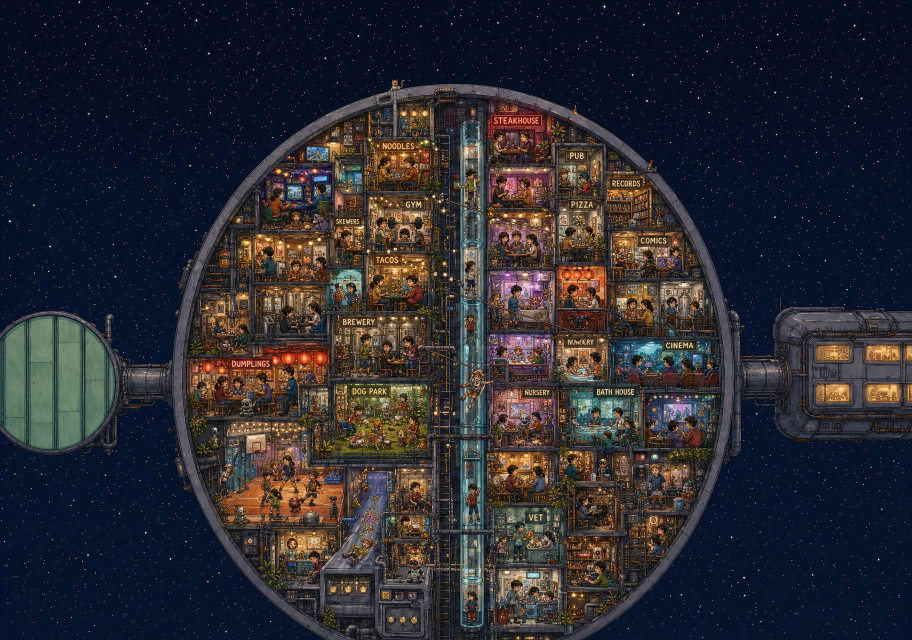
#> input picture wallpaper/raw/r6_inner.png, 1824 x 1280 px (shown at 1/2 size)
$ python -i gpaint.py   (imports and definitions only)
#> lines starting #> are read from the running program, lines starting #| are printed output that depends on the picture
#> further down, picture is the input picture: PIL image 1824x1280 RGB; mean R, G, B 43.7, 42.9, 49.4
"""Paints with Google's image model (Gemini image), using the same job files
as paint.mjs. The Gemini key lives in the session's network secrets (header
x-goog-api-key); the proxy adds it, so this script never sees it.

The first image of a job is the layout guide. Gemini only paints set aspect
ratios, so the guide is padded out to the nearest one and the painting is
cropped back to the job's size afterwards: the layout keeps its exact pixels.

    python3 wallpaper/tools/gpaint.py wallpaper/shelters/station/paint.json [--only painted] [--n 2]
"""
import argparse
import base64
import json
import subprocess
import sys
import time
from io import BytesIO
from pathlib import Path

from PIL import Image

API = "https://generativelanguage.googleapis.com/v1beta"
MODEL = "gemini-3-pro-image"
RATIOS = {"1:1": 1, "2:3": 2 / 3, "3:2": 3 / 2, "3:4": 3 / 4, "4:3": 4 / 3, "4:5": 4 / 5, "5:4": 5 / 4,
          "9:16": 9 / 16, "16:9": 16 / 9, "21:9": 21 / 9}


# [8 lines left out: function jpeg, not called in this run]


def pad_to_ratio(img):
    """Pads an image with its corner colour to the closest supported ratio; returns (padded, ratio name, box)."""
    w, h = img.size
#> w = 1824; h = 1280
    name = min(RATIOS, key=lambda k: abs(RATIOS[k] - w / h))
#> name = '3:2'
    r = RATIOS[name]
#> r = 1.5
    pw, ph = (round(h * r), h) if r > w / h else (w, round(w / r))
#> pw = 1920; ph = 1280
    out = Image.new("RGB", (pw, ph), img.convert("RGB").getpixel((0, 0)))
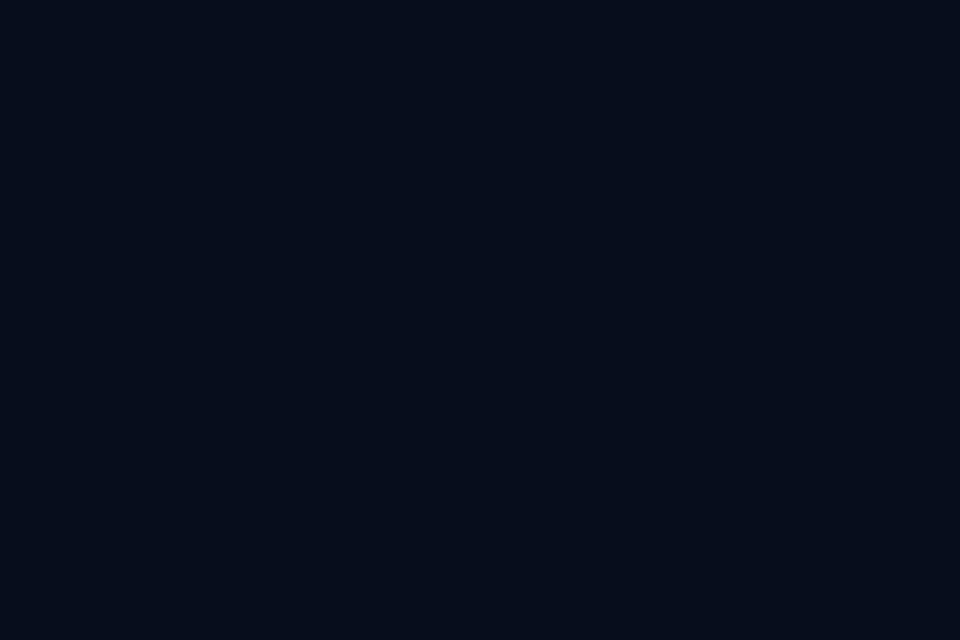
#> out: PIL image 1920x1280 RGB (shown at 1/2 size); mean R, G, B 7, 13, 28
    x0, y0 = (pw - w) // 2, (ph - h) // 2
#> x0 = 48; y0 = 0
    out.paste(img.convert("RGB"), (x0, y0))
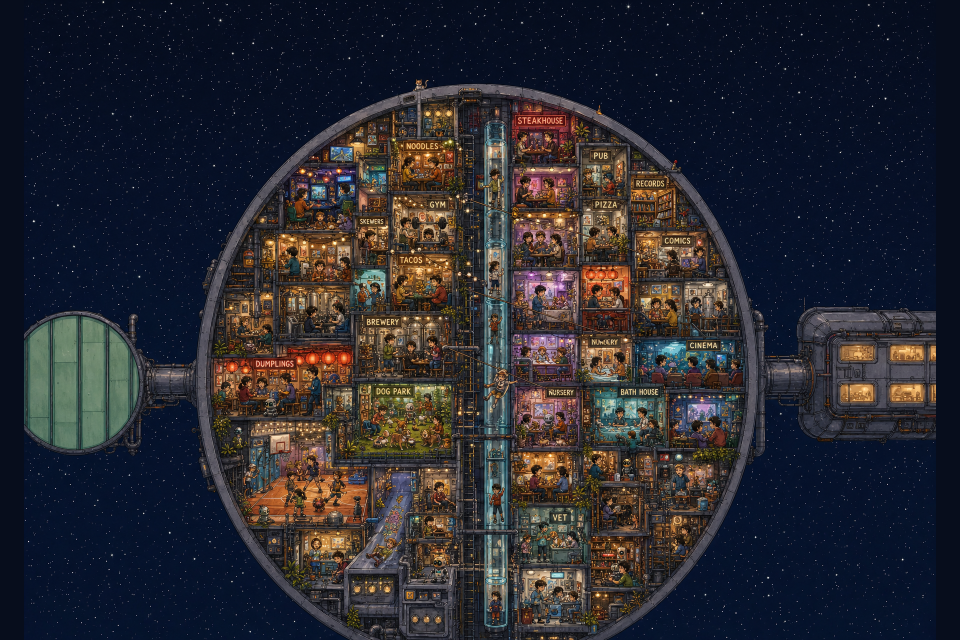
#> out: PIL image 1920x1280 RGB (shown at 1/2 size); mean R, G, B 41.8, 41.4, 48.3
    return out, name, (x0, y0, x0 + w, y0 + h)


# [48 lines left out: functions call, paint, not called in this run]


# [8 lines not run here, left out]

>>> from PIL import Image
>>> picture = Image.open('../raw/r6_inner.png')
>>> result = pad_to_ratio(picture)
